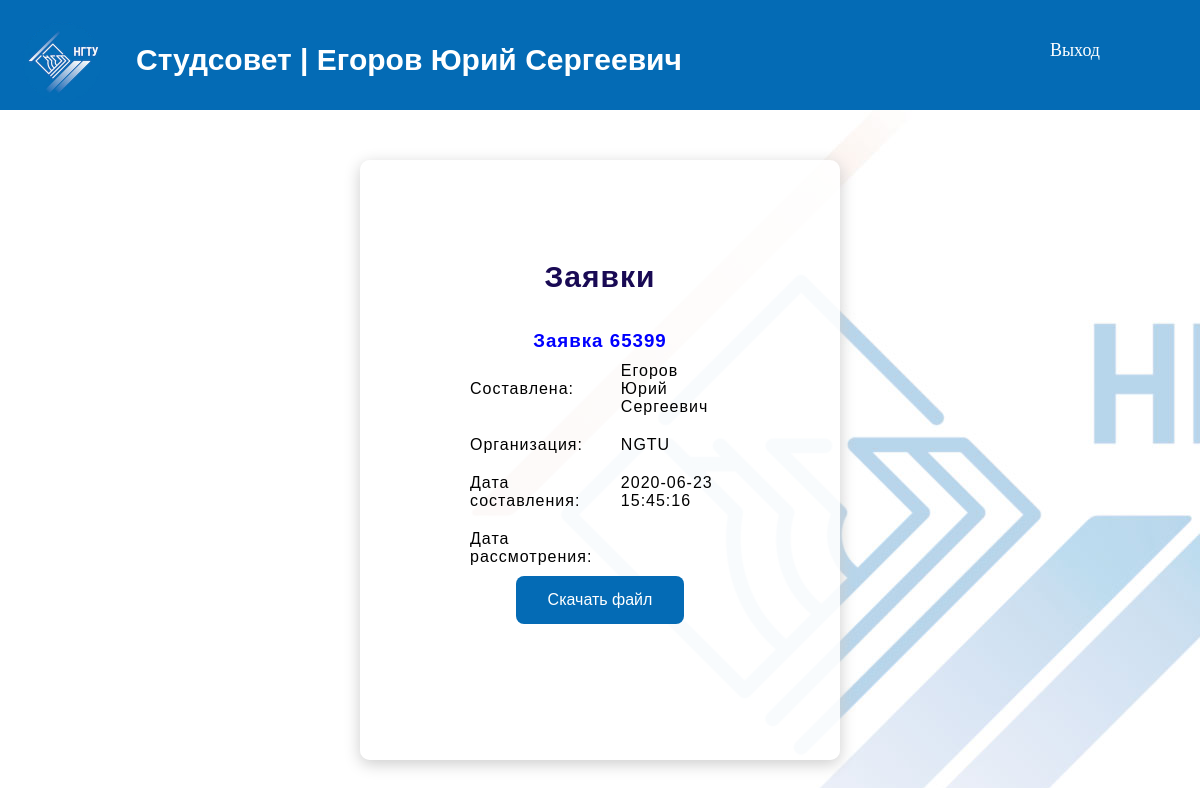
The page /sluzb_org_new.php (signed in) on the database its author committed.
### tables this page shows
CREATE TABLE `stud_sovet` (
  `id` int(11) NOT NULL,
  `om` varchar(255) NOT NULL,
  `id_account` int(11) NOT NULL,
  `id_org` int(11) NOT NULL,
  `status` int(11) NOT NULL,
  `date` varchar(255) NOT NULL,
  `date_con` varchar(255) NOT NULL,
  `comment` varchar(1000) NOT NULL
);

CREATE TABLE `accounts` (
  `id` int(11) NOT NULL,
  `login` varchar(50) NOT NULL,
  `password` varchar(50) NOT NULL,
  `name` varchar(50) NOT NULL,
  `access` varchar(50) NOT NULL
);

CREATE TABLE `org` (
  `id` int(11) NOT NULL,
  `name` varchar(255) NOT NULL
);

### sluzb_org_new.php (the view, shortened to what this page needs)
<?php
require "db.php";
			$query = "SELECT * FROM `accounts` WHERE `id` ='{$statistics['id_account']}'";
			$account = mysqli_query($linki, $query) or die('2Запрос не удался: ' . mysql_error());
			$account = mysqli_fetch_array($account);
?>
<!DOCTYPE html>
<html lang="ru">
<head>
</head>
<header>
	<?php require "header.php";?>
</header>
<body>
<div class="fon">
						<h4>Заявки</h4><br><br>
						<?PHP
						    $query = "SELECT * FROM `stud_sovet` WHERE `status` ='5'";
							$statistics = mysqli_query($linki, $query) or die('1Запрос не удался: ' . mysql_error());
							while ($row = mysqli_fetch_array($statistics)){
							?>
						<center>
						<h3><b>Заявка <?PHP echo $row['id'];?></b></h3>
						 <table cellspacing="0">
					     <tr>
						 <td>Составлена:</td><td><?PHP echo $account['name'];?></td>
					     </tr>
						 <tr>
						 <td>Организация:</td><td><?PHP
						    $query = "SELECT * FROM `org` WHERE `id` ='{$row['id_org']}'";
							$org = mysqli_query($linki, $query) or die('2Запрос не удался: ' . mysql_error());
							$org = mysqli_fetch_array($org);
						    echo $org['name'];?></td>
					     </tr>
						 <tr>
						 <td>Дата составления:</td><td><?PHP echo $row['date'];?></td>
					     </tr>
						 <tr>
						 <td>Дата рассмотрения:</td><td><?PHP echo $row['date_con'];?></td>
					     </tr> </tr>
						</table><form method="POST" action="upload/download.php">
						 <button type="submit" name="download" class="button" value="<?PHP echo $row['om'] . ".docx" ?>"><i class="fa fa-download"></i>
							Скачать файл
						</button></form>
						<br><br>
						<?PHP
						}
						?>
</div>
</html>

### rows shown on the page
stud_sovet: id "65399", id_org.name "NGTU", date "2020-06-23 15:45:16"
accounts: name "Егоров Юрий Сергеевич"

### other values the page prints
$_SESSION['logged_user']['name'] "Егоров Юрий Сергеевич"
